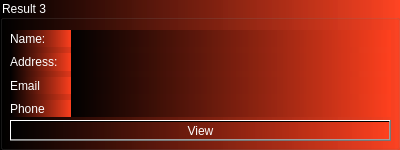
         <widget class="QGroupBox" name="groupBox_3">
          <property name="minimumSize">
           <size>
            <width>400</width>
            <height>150</height>
           </size>
          </property>
          <property name="maximumSize">
           <size>
            <width>400</width>
            <height>150</height>
           </size>
          </property>
          <property name="autoFillBackground">
           <bool>false</bool>
          </property>
          <property name="styleSheet">
           <string notr="true">color: white;
background-color:
qlineargradient(spread:pad, x1:0, y1:0, x2:1, y2:0, stop:0 rgba(0, 0, 0, 255), stop:1 rgba(255, 64, 30,220))
</string>
          </property>
          <property name="title">
           <string>Result 3</string>
          </property>
          <widget class="QWidget" name="verticalLayoutWidget_5">
           <property name="geometry">
            <rect>
             <x>70</x>
             <y>30</y>
             <width>321</width>
             <height>87</height>
            </rect>
           </property>
           <layout class="QVBoxLayout" name="verticalLayout_6">
            <property name="sizeConstraint">
             <enum>QLayout::SetMinimumSize</enum>
            </property>
            <item>
             <widget class="QLabel" name="label_217">
              <property name="text">
               <string/>
              </property>
             </widget>
            </item>
            <item>
             <widget class="QLabel" name="label_218">
              <property name="text">
               <string/>
              </property>
             </widget>
            </item>
            <item>
             <widget class="QLabel" name="label_219">
              <property name="text">
               <string/>
              </property>
             </widget>
            </item>
            <item>
             <widget class="QLabel" name="label_220">
              <property name="text">
               <string/>
              </property>
             </widget>
            </item>
           </layout>
          </widget>
          <widget class="QWidget" name="verticalLayoutWidget_6">
           <property name="geometry">
            <rect>
             <x>10</x>
             <y>30</y>
             <width>61</width>
             <height>87</height>
            </rect>
           </property>
           <layout class="QVBoxLayout" name="verticalLayout_7">
            <item>
             <widget class="QLabel" name="label_221">
              <property name="text">
               <string>Name:</string>
              </property>
             </widget>
            </item>
            <item>
             <widget class="QLabel" name="label_222">
              <property name="text">
               <string>Address:</string>
              </property>
             </widget>
            </item>
            <item>
             <widget class="QLabel" name="label_223">
              <property name="text">
               <string>Email</string>
              </property>
             </widget>
            </item>
            <item>
             <widget class="QLabel" name="label_224">
              <property name="text">
               <string>Phone</string>
              </property>
             </widget>
            </item>
           </layout>
          </widget>
          <widget class="QPushButton" name="pushButton_3">
           <property name="geometry">
            <rect>
             <x>10</x>
             <y>120</y>
             <width>381</width>
             <height>21</height>
            </rect>
           </property>
           <property name="text">
            <string>View</string>
           </property>
          </widget>
         </widget>
